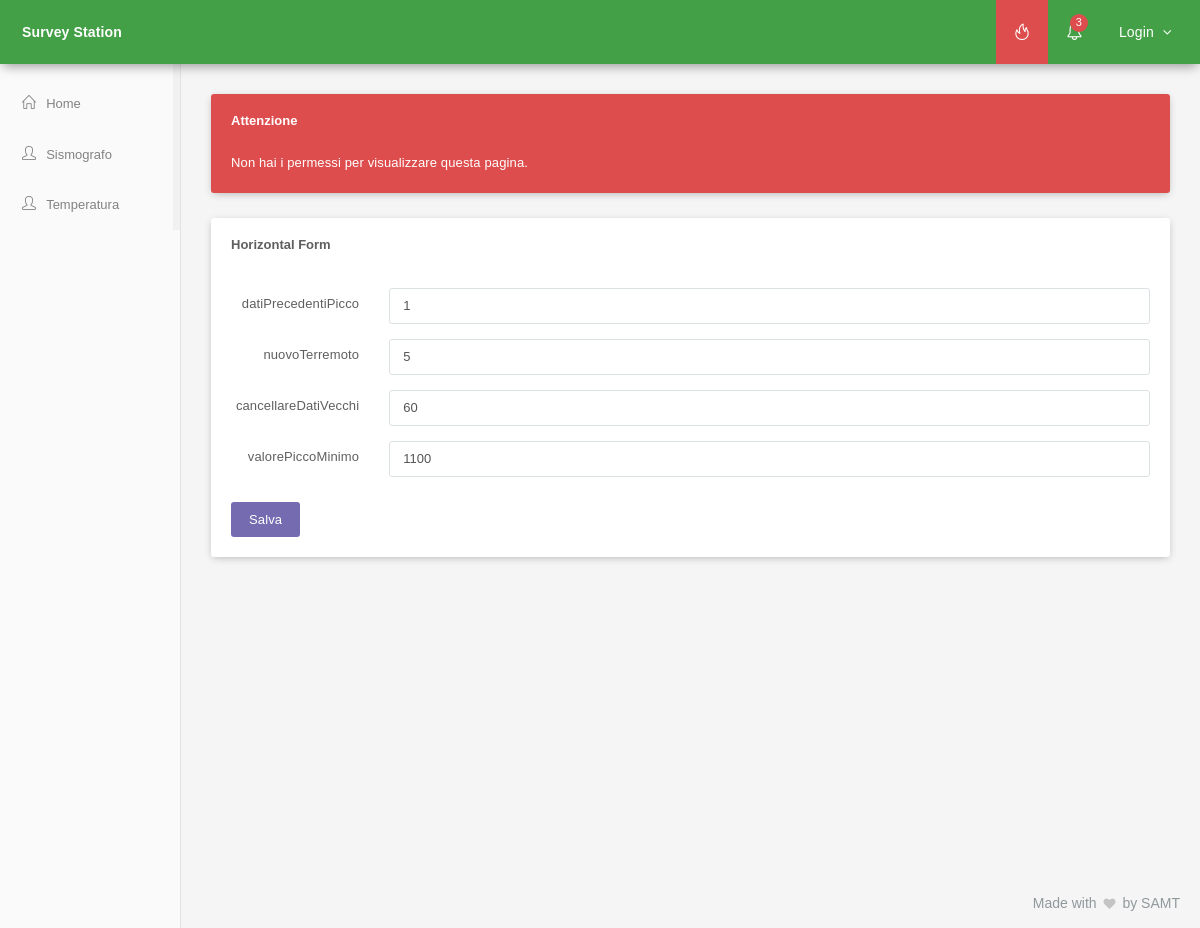
Before: /Sito/admin/index.php with the older database file.
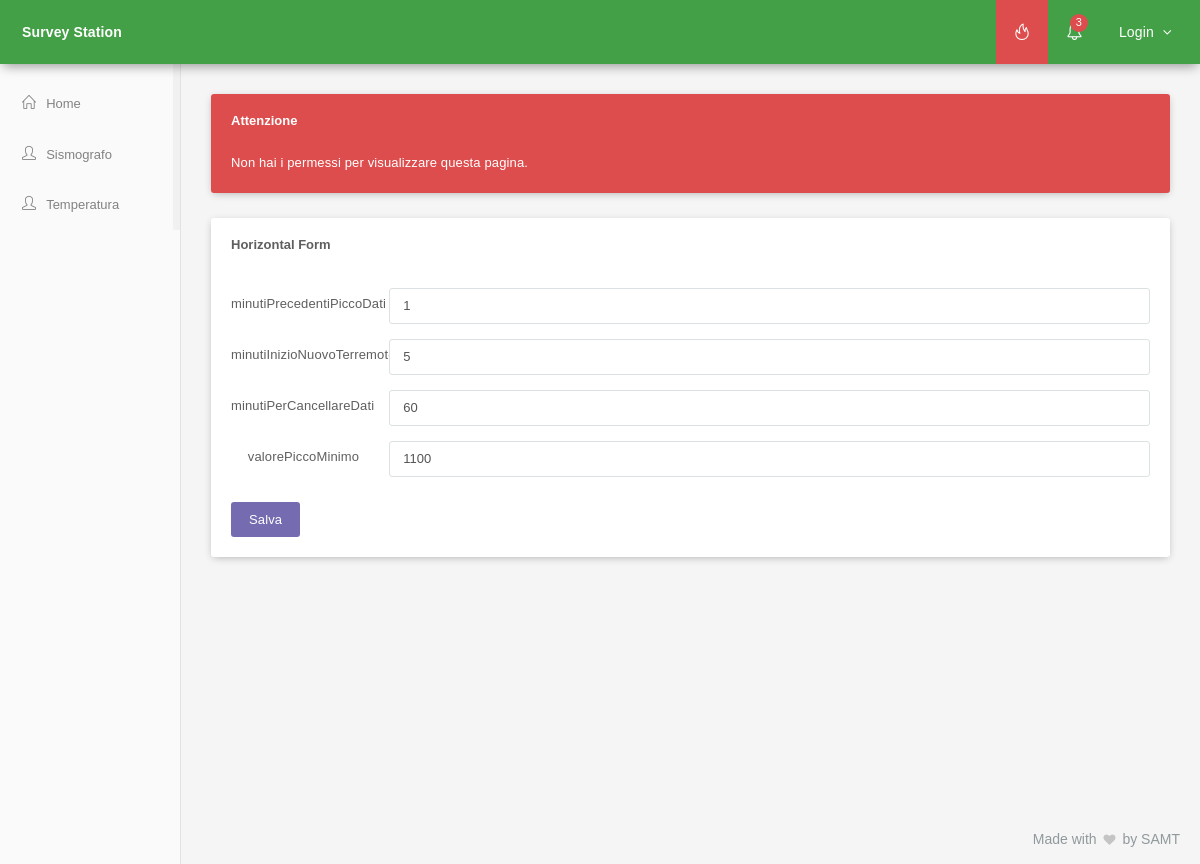
After: the same page with the newer database file.
### tables this page shows
create table configurazione(
  `ID` int(11) AUTO_INCREMENT not null,
  `Parametro` varchar(60) NOT NULL,
  `Valore` varchar(60) NOT NULL,
  PRIMARY KEY (`ID`)
);

### Sito/admin/index.php (the view, shortened to what this page needs)
<?php
require "../inc/config.php";
?>
<!DOCTYPE html>
<html lang="en">
<head>
	<?php
	$globals['page'] = 'Admin';
	require "../inc/head.php"; ?>
	<head>
		<body class="compact-menu">
			<main class="page-content content-wrap">
				<?php require "../inc/menu.php"; ?>
				<?php require "../inc/sidebar.php"; ?>
				<div class="page-inner">
					<div id="main-wrapper">
						<div class="row">
							<div class="col-lg-12 col-md-12 col-sm-12 col-xs-12">
								<div class="panel panel-red">
									<div class="panel-heading">
										<h3 class="panel-title">Attenzione</h3>
									</div>
									<div class="panel-body">
										Non hai i permessi per visualizzare questa pagina.
									</div>
								</div>
							</div>
						</div>
						<div class="row">
							<div class="col-lg-12 col-md-12 col-sm-12 col-xs-12">
								<div class="panel panel-white">
									<div class="panel-heading clearfix">
										<h4 class="panel-title">Horizontal Form</h4>
									</div>
									<div class="panel-body">
										<form class="form-horizontal m-t-xs" action="" method="post">
											<?php
											$result = $mysql_con->query('SELECT * from configurazione');
											$rows = array();
											while ($r = $result->fetch_array(MYSQLI_ASSOC)) {
												$rows[] = $r;
											}
											for($i=0; $i<count($rows); $i++){
												echo '<div class="form-group">
												<label for="input-Default" class="col-sm-2 control-label">'.$rows[$i]["Parametro"].'</label>
												<div class="col-sm-10">
												<input type="text" class="form-control" name="'.$rows[$i]["ID"].'" value="'.$rows[$i]["Valore"].'"/>
												</div>
												</div>';
											}
											?>
											<button type="submit" class="btn btn-primary m-t-xs m-b-xs">Salva</button>
										</form>
									</div>
								</div>
							</div>
						</div>
					</div>
					<?php require "../inc/foot.php"; ?>
				</div>
			</main>
		</body>

### Sito/inc/head.php (shortened to what this page needs)
<link href="/surveystation/assets/plugins/pace-master/themes/blue/pace-theme-flash.css" rel="stylesheet"/>
<link href="/surveystation/assets/plugins/uniform/css/default.css" rel="stylesheet"/>
<link href="/surveystation/assets/plugins/bootstrap/css/bootstrap.min.css" rel="stylesheet" type="text/css"/>
<link href="/surveystation/assets/plugins/fontawesome/css/font-awesome.css" rel="stylesheet" type="text/css"/>
<link href="/surveystation/assets/plugins/line-icons/simple-line-icons.css" rel="stylesheet" type="text/css"/>
<link href="/surveystation/assets/plugins/offcanvasmenueffects/css/menu_cornerbox.css" rel="stylesheet" type="text/css"/>
<link href="/surveystation/assets/plugins/waves/waves.min.css" rel="stylesheet" type="text/css"/>
<link href="/surveystation/assets/plugins/switchery/switchery.min.css" rel="stylesheet" type="text/css"/>
<link href="/surveystation/assets/plugins/3d-bold-navigation/css/style.css" rel="stylesheet" type="text/css"/>
<link href="/surveystation/assets/plugins/slidepushmenus/css/component.css" rel="stylesheet" type="text/css"/>
<link href="/surveystation/assets/plugins/weather-icons-master/css/weather-icons.min.css" rel="stylesheet" type="text/css"/>
<link href="/surveystation/assets/plugins/toastr/toastr.min.css" rel="stylesheet" type="text/css"/>
<link href="/surveystation/assets/css/meteor.min.css" rel="stylesheet" type="text/css"/>
<link href="/surveystation/assets/css/layers/material-layer-green.css" class="theme-color" rel="stylesheet" type="text/css"/>
<link href="/surveystation/assets/css/animate.css" rel="stylesheet" type="text/css"/>
<link href="/surveystation/assets/css/custom.css" rel="stylesheet" type="text/css"/>

### Sito/inc/menu.php (shortened to what this page needs)
<div class="navbar">
    <div class="navbar-inner">
        <div class="logo-box">
            <a href="/surveystation/index.php" class="logo-text"><span>Survey Station</span></a>
        </div>
        <div class="topmenu-outer">
            <div class="top-menu">
                <ul class="nav navbar-nav navbar-right">
                    <li><a id="btn-n" class="dropdown-toggle btn-danger" data-toggle="dropdown"><i class="icon-fire"></i></a></li>
                    <li class="dropdown">
                        <a href="#" class="dropdown-toggle" data-toggle="dropdown"><i class="icon-bell"></i><span class="badge badge-danger pull-right">3</span></a>
                    </li>
                    <li class="dropdown">
                        <a href="#" class="dropdown-toggle" data-toggle="dropdown">
                            <span class="user-name">
                              <?php
                                if($_SESSION['email'] != null){
                                  echo "<i class='fa fa-user'></i>";
                                }
                                else{
                                  echo "Login";
                                }
                              ?>
                              <i class="fa fa-angle-down"></i>
                            </span>
                        </a>
                    </li>
                </ul>
            </div>
        </div>
    </div>
</div>

### Sito/inc/sidebar.php (shortened to what this page needs)
<div class="page-sidebar sidebar">
    <div class="page-sidebar-inner slimscroll">
        <ul class="menu accordion-menu">
            <li class="<?php if($globals['page'] == 'Home') echo 'active'; ?>"><a href="/surveystation/" class="waves-effect waves-button"><span class="menu-icon icon-home"></span><p>Home</p></a></li>
            <li class="<?php if($globals['page'] == 'Shake') echo 'active'; ?>"><a href="/surveystation/shake" class="waves-effect waves-button"><span class="menu-icon icon-user"></span><p>Sismografo</p><?php if($globals['page'] == 'shake') echo '<span class="active-page"></span>'; ?></a></li>
            <li class="<?php if($globals['page'] == 'Temperatura') echo 'active'; ?>"><a href="profile.html" class="waves-effect waves-button"><span class="menu-icon icon-user"></span><p>Temperatura</p><?php if($globals['page'] == 'temp') echo '<span class="active-page"></span>'; ?></a></li>
        </ul>
    </div>
</div>

### Sito/inc/foot.php
<div class="page-footer">
    <p class="no-s">Made with <i class="fa fa-heart"></i> by SAMT</p>
</div>

### Sito/assets/css/layers/material-layer-green.css (style rules this page uses)
body { background: #ccc; }
.page-content { background: #fafafa; }
.navbar { height: 64px; box-shadow: 0 5px 11px -3px rgba(0, 0, 0, 0.4); }
.navbar-inner { background: #43A047; }
.navbar .logo-box { background: #43A047; width: 180px; height: 64px; }
.navbar .logo-box a { color: #fff; }
.navbar .logo-box .logo-text { line-height: 64px; padding-left: 22px; padding-right: 22px; font-weight: bold; }
.topmenu-outer { background: #43A047; height: 64px; margin-left: 180px; }
.top-menu .navbar-nav > li > a { color: #fff; padding: 0 18px; }
.sidebar { background: #fafafa; }
.menu { background: #fafafa; }
.menu.accordion-menu { width: 180px; }
.menu.accordion-menu a { color: #828282; padding-left: 22px; padding-right: 22px; }
.menu.accordion-menu a p { font-size: 13px; }
.menu.accordion-menu > li > a.waves-button, .menu.accordion-menu > li > a.waves-circle { -webkit-mask-image: none; }
.top-menu .navbar-nav > li > a > .badge { top: 14px; right: 13px; }
.top-menu .navbar-nav > li > a > .user-name { line-height: 64px; }
.page-sidebar { width: 180px; }
.page-sidebar .page-sidebar-inner { padding-top: 15px; }
.page-footer { background: #F5F5F5; }
.page-footer p { color: #90999c; text-align: right; }
.page-footer p i { color: #c4c4c4; }
.top-menu .navbar-nav > li > a > i { line-height: 64px; }
.page-inner { border-left: 1px solid #E2E2E2; }
#main-wrapper { margin: 30px; }
.panel { box-shadow: 0 2px 8px -2px rgba(0,0,0,0.3); border: 0; }
.navbar, .top-menu .navbar-nav>li, .topmenu-outer { height: 64px; }

Changed rows visible on the page:
changed configurazione id 1: Parametro "datiPrecedentiPicco" → "minutiPrecedentiPiccoDati"
changed configurazione: Parametro "nuovoTerremoto" → "minutiInizioNuovoTerremoto"
changed configurazione: Parametro "cancellareDatiVecchi" → "minutiPerCancellareDati"
